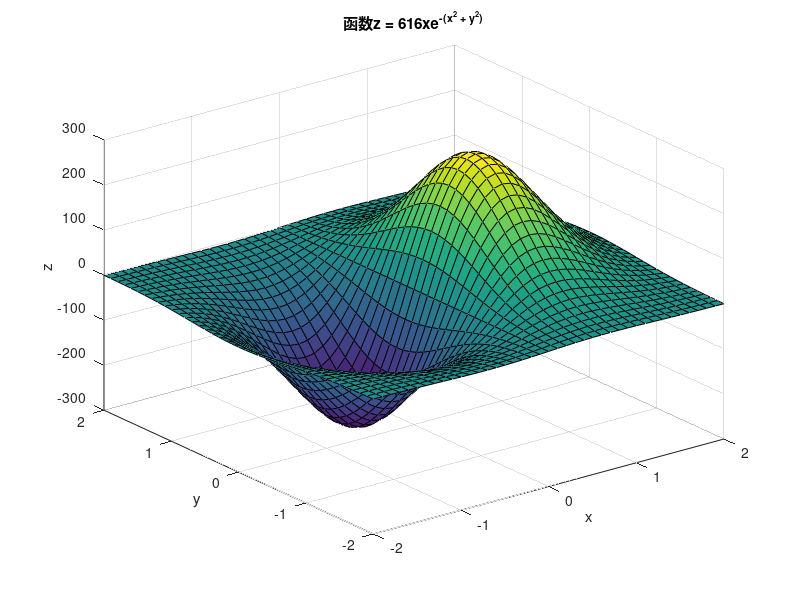

Source code (MATLAB):
m = 616;
[x, y] = meshgrid(-2:0.1:2, -2:0.1:2);
z = m * x .* exp(-(x.^2 + y.^2));
surf(x, y, z);
xlabel('x');
ylabel('y');
zlabel('z');
title('函数z = 616xe^{-(x^2 + y^2)}');